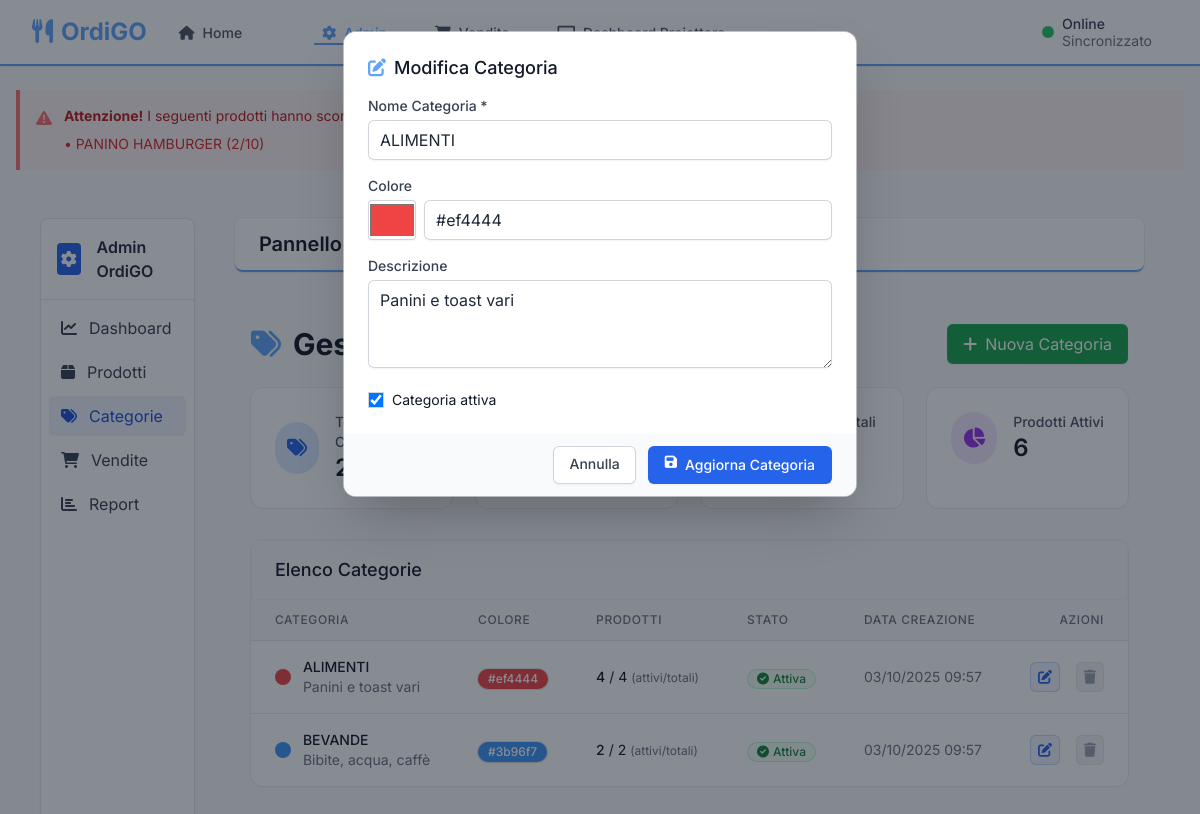
Page /index.php?route=admin&page=categories&action=edit&id=1 on the committed database.
### tables this page shows
CREATE TABLE products (
            id INTEGER PRIMARY KEY AUTOINCREMENT,
            name VARCHAR(200) NOT NULL,
            description TEXT,
            purchase_price DECIMAL(10,2) NOT NULL,
            category_id INTEGER,
            stock_quantity INTEGER DEFAULT 0,
            min_stock_level INTEGER DEFAULT 5,
            image_url VARCHAR(500),
            active BOOLEAN DEFAULT 1,
            created_at DATETIME DEFAULT CURRENT_TIMESTAMP,
            updated_at DATETIME DEFAULT CURRENT_TIMESTAMP, selling_price DECIMAL(10,2) DEFAULT 0,
            FOREIGN KEY (category_id) REFERENCES categories(id) ON DELETE SET NULL
        );

CREATE TABLE categories (
            id INTEGER PRIMARY KEY AUTOINCREMENT,
            name VARCHAR(100) NOT NULL UNIQUE,
            description TEXT,
            color VARCHAR(7) DEFAULT '#3B82F6',
            icon VARCHAR(50) DEFAULT 'tag',
            active BOOLEAN DEFAULT 1,
            created_at DATETIME DEFAULT CURRENT_TIMESTAMP,
            updated_at DATETIME DEFAULT CURRENT_TIMESTAMP
        );

### admin/categories.php (the view, shortened to what the rows shown need)
<?php
$db = Database::getInstance();
$action = $_POST['action'] ?? $_GET['action'] ?? '';
$stmt = $db->query("
    SELECT c.id, c.name, c.description, c.color as color_hex, c.active, c.created_at,
           COUNT(DISTINCT p_active.id) as active_products,
           COUNT(DISTINCT p_all.id) as product_count
    FROM categories c
    LEFT JOIN products p_active ON c.id = p_active.category_id AND p_active.active = 1
    LEFT JOIN products p_all ON c.id = p_all.category_id
    GROUP BY c.id, c.name, c.description, c.color, c.active, c.created_at
    ORDER BY c.name
");
$categories = $stmt->fetchAll();
$edit_category = null;
if ($action === 'edit' && isset($_GET['id'])) {
    $stmt = $db->query("SELECT * FROM categories WHERE id = ?", [$_GET['id']]);
    $edit_category = $stmt->fetch();
}
?>
<div class="container mx-auto px-4 py-6">
    <div class="flex justify-between items-center mb-6">
        <h1 class="text-3xl font-bold text-gray-900">
            <i class="fas fa-tags mr-3 text-primary"></i>Gestione Categorie
        </h1>
    </div>
    <div class="bg-white rounded-xl shadow-sm ring-1 ring-gray-200/60 overflow-hidden">
        <div class="overflow-x-auto">
            <table class="min-w-full divide-y divide-gray-200">
                <thead class="bg-gray-50">
                    <tr>
                        <th class="px-6 py-3 text-left text-xs font-medium text-gray-500 uppercase tracking-wider">Categoria</th>
                        <th class="px-6 py-3 text-left text-xs font-medium text-gray-500 uppercase tracking-wider">Colore</th>
                        <th class="px-6 py-3 text-left text-xs font-medium text-gray-500 uppercase tracking-wider">Prodotti</th>
                        <th class="px-6 py-3 text-left text-xs font-medium text-gray-500 uppercase tracking-wider">Stato</th>
                        <th class="px-6 py-3 text-left text-xs font-medium text-gray-500 uppercase tracking-wider">Data Creazione</th>
                        <th class="px-6 py-3 text-right text-xs font-medium text-gray-500 uppercase tracking-wider">Azioni</th>
                    </tr>
                </thead>
                <tbody class="bg-white divide-y divide-gray-200">
                    <?php foreach ($categories as $category): ?>
                        <tr class="hover:bg-gray-50 transition">
                            <td class="px-6 py-4 whitespace-nowrap">
                                <div class="flex items-center">
                                    <div class="w-4 h-4 rounded-full mr-3" style="background-color: <?= htmlspecialchars($category['color_hex'] ?? '#3B82F6') ?>"></div>
                                    <div>
                                        <div class="text-sm font-medium text-gray-900"><?= htmlspecialchars($category['name'] ?? '') ?></div>
                                        <?php if (!empty($category['description'])): ?>
                                            <div class="text-sm text-gray-500"><?= htmlspecialchars($category['description']) ?></div>
                                        <?php endif; ?>
                                    </div>
                                </div>
                            </td>
                            <td class="px-6 py-4 whitespace-nowrap">
                                <span class="inline-flex items-center px-2.5 py-0.5 rounded-full text-xs font-medium text-white ring-1 ring-black/10 shadow-sm" style="background-color: <?= htmlspecialchars($category['color_hex'] ?? '#3B82F6') ?>">
                                    <?= htmlspecialchars($category['color_hex'] ?? '#3B82F6') ?>
                                </span>
                            </td>
                            <td class="px-6 py-4 whitespace-nowrap text-sm text-gray-900">
                                <span class="font-medium"><?= $category['active_products'] ?></span> / <?= $category['product_count'] ?>
                                <span class="text-gray-500 text-xs">(attivi/totali)</span>
                            </td>
                            <td class="px-6 py-4 whitespace-nowrap">
                                <?php if ($category['active']): ?>
                                    <span class="inline-flex items-center px-2.5 py-0.5 rounded-full text-xs font-medium bg-green-50 text-green-700 ring-1 ring-inset ring-green-200">
                                        <i class="fas fa-check-circle mr-1"></i>Attiva
                                    </span>
                                <?php else: ?>
                                    <span class="inline-flex items-center px-2.5 py-0.5 rounded-full text-xs font-medium bg-red-50 text-red-700 ring-1 ring-inset ring-red-200">
                                        <i class="fas fa-times-circle mr-1"></i>Inattiva
                                    </span>
                                <?php endif; ?>
                            </td>
                            <td class="px-6 py-4 whitespace-nowrap text-sm text-gray-500">
                                <?= date('d/m/Y H:i', strtotime($category['created_at'])) ?>
                            </td>
                            <td class="px-6 py-4 whitespace-nowrap text-right text-sm font-medium">
                <a href="?route=admin&page=categories&action=edit&id=<?= $category['id'] ?>"
                                   class="inline-flex items-center p-2 rounded-md bg-blue-50 text-blue-600 hover:bg-blue-100 mr-3 ring-1 ring-inset ring-blue-200 transition-colors duration-150">
                                    <i class="fas fa-edit"></i>
                                </a>
                                <?php if ($category['active_products'] == 0): ?>
                <a href="?route=admin&page=categories&action=delete&id=<?= $category['id'] ?>"
                                       onclick="return confirm('Sei sicuro di voler eliminare questa categoria?')"
                                       class="inline-flex items-center p-2 rounded-md bg-red-50 text-red-600 hover:bg-red-100 ring-1 ring-inset ring-red-200 transition-colors duration-150">
                                        <i class="fas fa-trash"></i>
                                    </a>
                                <?php else: ?>
                                    <span class="inline-flex items-center p-2 rounded-md bg-gray-100 text-gray-400 ring-1 ring-inset ring-gray-200 transition-colors duration-150" title="Impossibile eliminare: categoria con prodotti attivi associati">
                                        <i class="fas fa-trash"></i>
                                    </span>
                                <?php endif; ?>
                            </td>
                        </tr>
                    <?php endforeach; ?>
                </tbody>
            </table>
        </div>
    </div>
</div>
<?php if ($edit_category): ?>
<div id="editCategoryModal" class="fixed inset-0 bg-gray-900 bg-opacity-50 z-50" role="dialog" aria-modal="true" aria-labelledby="editCategoryTitle">
    <div class="flex items-center justify-center min-h-screen pt-4 px-4 pb-20 text-center sm:block sm:p-0">
        <div class="inline-block align-bottom bg-white rounded-xl ring-1 ring-gray-200/60 text-left overflow-hidden shadow-2xl transform transition-all my-8 sm:my-8 sm:align-middle w-full max-w-md sm:max-w-lg mx-4 sm:mx-0">
            <form method="POST" action="?route=admin&page=categories&action=edit">
                <div class="bg-white px-4 sm:px-6 py-5 sm:py-6">
                    <div class="sm:flex sm:items-start">
                        <div class="mt-3 text-center sm:mt-0 sm:text-left w-full">
                            <h3 id="editCategoryTitle" class="text-lg leading-6 font-medium text-gray-900 mb-4">
                                <i class="fas fa-edit mr-2 text-primary"></i>Modifica Categoria
                            </h3>
                            <div class="space-y-4">
                                <div>
                                    <label class="block text-sm font-medium text-gray-700 mb-1">Nome Categoria *</label>
                                    <input type="text" name="name" value="<?= htmlspecialchars($edit_category['name']) ?>" required
                                           class="w-full px-3 py-2 rounded-md shadow-sm ring-1 ring-inset ring-gray-300 focus:outline-none focus:ring-2 focus:ring-blue-500">
                                </div>
                                <div>
                                    <label class="block text-sm font-medium text-gray-700 mb-1">Colore</label>
                                    <div class="flex items-center space-x-2">
                                        <input type="color" name="color_hex" value="<?= htmlspecialchars($edit_category['color'] ?? '#3B82F6') ?>"
                                               class="w-12 h-10 rounded cursor-pointer shadow-sm ring-1 ring-inset ring-gray-300">
                                        <input type="text" name="color_hex_text" value="<?= htmlspecialchars($edit_category['color'] ?? '#3B82F6') ?>"
                                               class="flex-1 px-3 py-2 rounded-md shadow-sm ring-1 ring-inset ring-gray-300 focus:outline-none focus:ring-2 focus:ring-blue-500">
                                    </div>
                                </div>
                                <div>
                                    <label class="block text-sm font-medium text-gray-700 mb-1">Descrizione</label>
                                    <textarea name="description" rows="3"
                                              class="w-full px-3 py-2 rounded-md shadow-sm ring-1 ring-inset ring-gray-300 focus:outline-none focus:ring-2 focus:ring-blue-500"><?= htmlspecialchars($edit_category['description'] ?? '') ?></textarea>
                                </div>
                                <div class="flex items-center">
                                    <input type="checkbox" name="active" <?= $edit_category['active'] ? 'checked' : '' ?>
                                           class="h-4 w-4 text-primary focus:ring-primary ring-1 ring-inset ring-gray-300 rounded">
                                    <label class="ml-2 block text-sm text-gray-900">Categoria attiva</label>
                                </div>
                            </div>
                        </div>
                    </div>
                </div>
                <div class="bg-gray-50 px-4 py-3 sm:px-6 sm:flex sm:flex-row-reverse">
                    <button type="submit" class="w-full inline-flex justify-center rounded-md border border-transparent shadow-sm px-4 py-2 bg-blue-600 text-base font-medium text-white hover:bg-blue-700 focus:outline-none focus:ring-2 focus:ring-offset-2 focus:ring-blue-600 sm:ml-3 sm:w-auto sm:text-sm">
                        <i class="fas fa-save mr-2"></i>Aggiorna Categoria
                    </button>
                <a href="?route=admin&page=categories" class="mt-3 w-full inline-flex justify-center rounded-md ring-1 ring-inset ring-gray-300 shadow-sm px-4 py-2 bg-white text-base font-medium text-gray-700 hover:bg-gray-50 focus:outline-none focus:ring-2 focus:ring-offset-2 focus:ring-blue-600 sm:mt-0 sm:ml-3 sm:w-auto sm:text-sm">
                        Annulla
                    </a>
                </div>
            </form>
        </div>
    </div>
</div>
<?php endif; ?>

### templates/header.php (shortened to what the rows shown need)
<!DOCTYPE html>
<html lang="it">
<head>
    <?php
        $twPath = __DIR__ . '/../assets/tailwind.css';
        $twVer = file_exists($twPath) ? filemtime($twPath) : time();
    ?>
    <link rel="stylesheet" href="<?= asset_path('assets/tailwind.css') . '?v=' . $twVer ?>">
    <script src="https://cdn.tailwindcss.com"></script>
    <link rel="stylesheet" href="https://cdnjs.cloudflare.com/ajax/libs/font-awesome/6.0.0/css/all.min.css">
</head>
<body class="bg-gray-50 min-h-screen text-gray-800 font-sans">
    <nav class="bg-white/90 backdrop-blur-md shadow-sm ring-1 ring-gray-200/60" x-data="{ mobileOpen: false }" @keydown.escape="mobileOpen = false" style="border-bottom: 2px solid #60a5fa;">
        <div class="max-w-7xl mx-auto px-4 sm:px-6 lg:px-8">
            <div class="flex justify-between h-16">
                <div class="flex items-center">
                    <div class="flex-shrink-0">
                        <h1 class="text-2xl font-bold text-primary">
                            <i class="fas fa-utensils mr-2"></i>OrdiGO
                        </h1>
                    </div>
                </div>
            </div>
        </div>
    </nav>
    <main class="<?= ($route == 'admin') ? 'py-6 px-4' : 'max-w-7xl mx-auto py-6 sm:px-6 lg:px-8' ?>">
        <?php
        try {
            $db = getDB();
            $stmt = $db->query("
                SELECT name, stock_quantity, min_stock_level
                FROM products
                WHERE stock_quantity <= min_stock_level AND active = 1
            ");
            $scorte_basse = $stmt->fetchAll();
            if (!empty($scorte_basse)): ?>
                <div class="mb-6 bg-red-50 border-l-4 border-red-400 p-4">
                    <div class="flex">
                        <div class="ml-3">
                            <ul class="mt-2 text-sm text-red-600">
                                <?php foreach ($scorte_basse as $prodotto): ?>
                                    <li>• <?= htmlspecialchars($prodotto['name']) ?> (<?= $prodotto['stock_quantity'] ?>/<?= $prodotto['min_stock_level'] ?>)</li>
                                <?php endforeach; ?>
                            </ul>
                        </div>
                    </div>
                </div>
            <?php endif;
        } catch (Exception $e) {
        }
        ?>

### rows in the picture
products: name "PANINO HAMBURGER", stock_quantity "2", min_stock_level "10"
categories: name "ALIMENTI", description "Panini e toast vari", color "#ef4444", active_products "4", product_count "4", shows "Attiva", created_at "03/10/2025 09:57", color_hex "#ef4444", color_hex_text "#ef4444", active "☑"
categories: name "BEVANDE", description "Bibite, acqua, caffè", color "#3b96f7", active_products "2", product_count "2", active True (drawn), created_at "03/10/2025 09:57"

### other values in the picture
count($categories) "2"
array_sum(array_column($categories, 'active_products')) "6"
